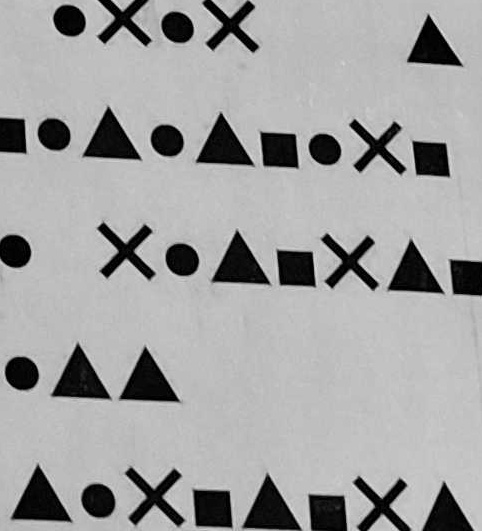
#> input picture Electrical/Task 11/11_2 (Group)/cropped/cropped_1.jpg, 482 x 531 px; its folder holds only this picture in this run
$ python detection.py
#> lines starting #> are read from the running program, lines starting #| are printed output that depends on the picture; after the words box and inside, x2 and y2 are one past the last pixel; in counts of white or black regions, pixels touching at a corner belong together
import cv2 as cv
import numpy as np
import os

# Loop through all images in "cropped" folder
for image_name in os.listdir("cropped"):

    # ==== 1. Define absolute path to image ====
    image_path = os.path.join("cropped", image_name)

    # ==== 2. Check if file exists ====
    if not os.path.exists(image_path):
        print("❌ Image not found:", image_path)
        continue  # skip instead of exit, so it processes other images

    # ==== 3. Load the image ====
    img = cv.imread(image_path)
#> img is the input picture: shape (531, 482, 3); min 0, max 229, mean 161.3
    img = cv.blur(img , (4,4))
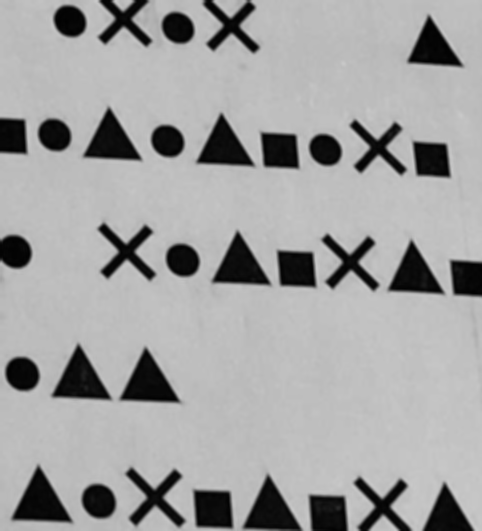
#> img: shape (531, 482, 3); min 1, max 204, mean 161.4


    if img is None:
        print("❌ Failed to load image. Check file format/integrity:", image_name)
        continue

    # ==== 4. Resize image for easier processing ====
    img = cv.resize(img, (1000, 1000))
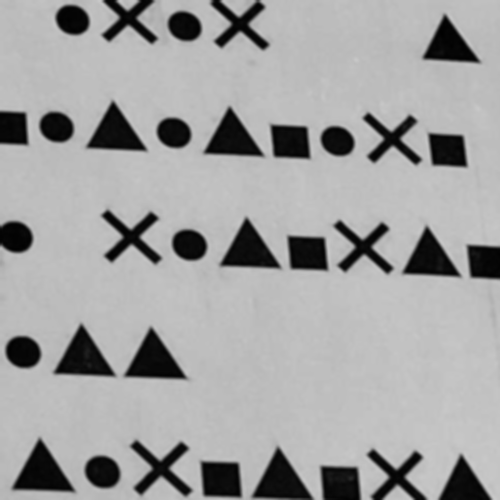
#> img: shape (1000, 1000, 3) (shown at 1/2 size); min 1, max 203, mean 161.3

    # ==== 5. Convert to grayscale ====
    gray = cv.cvtColor(img, cv.COLOR_BGR2GRAY)

    # ==== 6. Apply threshold ====
    _, threshold = cv.threshold(gray, 110, 255, cv.THRESH_BINARY)
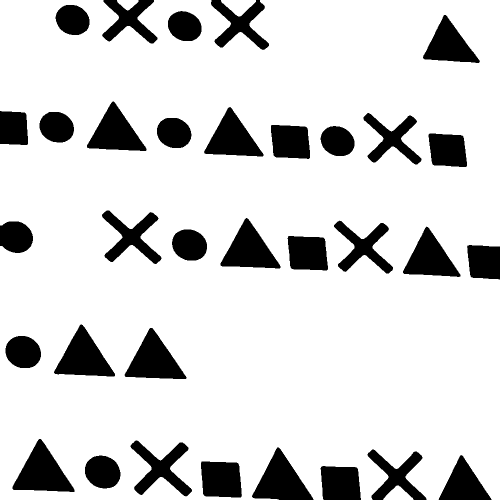
#> threshold: shape (1000, 1000) (shown at 1/2 size); 84.1% white; 33 black regions

    # ==== 7. Find contours ====
    contours, _ = cv.findContours(threshold, cv.RETR_TREE, cv.CHAIN_APPROX_SIMPLE)
#> contours = 28 contours; largest, box (x1, y1, x2, y2) and area: (0, 0, 1000, 1000) 952506, (24, 877, 150, 985) 7109, (248, 655, 374, 759) 6849, (107, 648, 231, 754) 6815, (440, 435, 562, 538) 6517

    # ==== 8. Process each contour ====
    for i, contour in enumerate(contours):
        if i == 0:
            continue  # skip the outer contour

        # ✅ Skip very small contours (noise)
        if cv.contourArea(contour) < 700:
            continue

        # Approximate contour
        approx = cv.approxPolyDP(contour, 0.02 * cv.arcLength(contour, True), True)

        # Draw contour
        cv.drawContours(img, [contour], -1, (0, 0, 255), 3)

        # Find center of shape
        M = cv.moments(contour)
        if M['m00'] != 0:
            x = int(M['m10'] / M['m00'])
            y = int(M['m01'] / M['m00'])
        else:
            x, y = 0, 0

        # Detect shape by number of sides
        sides = len(approx)
        if sides == 3:
            label = 'Triangle'
        elif sides == 4:
            label = 'Quadrilateral'
        elif sides == 5:
            label = 'Pentagon'
        elif sides == 6:
            label = 'Hexagon'
        elif sides == 12:
            label = 'Cross'
        else:
            label = 'Circle'

        # Label the shape
        cv.putText(img, label, (x, y), cv.FONT_HERSHEY_SIMPLEX, 0.7, (255, 255, 255), 2)
#> this loop made 28 passes
#> (approx, x, y, sides, label) on passes 2, 4, 5, 8, 10, 11, 12, 14: ([[442, 0], [476, 32], [511, 3]], 476, 11, 3, 'Triangle'), ([[0, 0], [0, 999], [999, 999], [999, 0]], 496, 494, 4, 'Quadrilateral'), ([[402, 923], [475, 925], [483, 993], [409, 992]], 442, 958, 4, 'Quadrilateral'), ([[78, 877], [148, 984], [24, 977]], 84, 945, 3, 'Triangle'), ([[300, 655], [371, 758], [249, 752]], 308, 720, 3, 'Triangle'), ([[161, 648], [228, 753], [107, 745]], 166, 714, 3, 'Triangle'), ([[575, 473], [646, 474], [656, 538], [582, 537]], 615, 506, 4, 'Quadrilateral'), ([[853, 452], [920, 553], [805, 545]], 859, 516, 3, 'Triangle')
#> (x, y, sides, label) on passes 6, 7, 9, 13, 15, 17: (204, 943, 9, 'Circle'), (321, 936, 12, 'Cross'), (45, 703, 9, 'Circle'), (378, 489, 8, 'Circle'), (726, 494, 11, 'Circle'), (262, 473, 12, 'Cross')
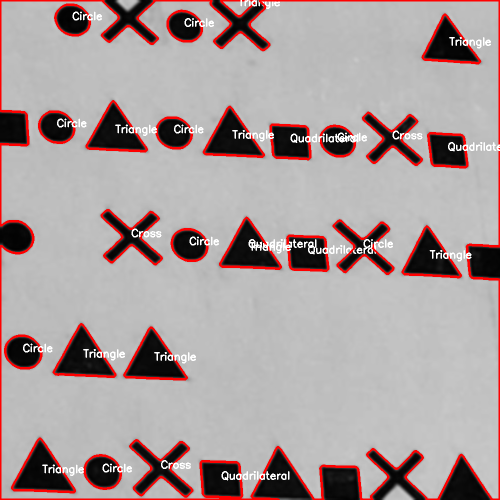
#> img: shape (1000, 1000, 3) (shown at 1/2 size); 6.81% of pixels changed, all inside (x1, y1, x2, y2) = (0, 0, 1000, 1000)

    # ==== 9. Save result ====
    os.makedirs("detected" , exist_ok= True)
    save_path = os.path.join("detected" , f'detecetd_{image_name}')

    cv.imwrite(save_path , img)


cv.destroyAllWindows()

$ run again, on Electrical/Task 11/11_2 (Group)/cropped/cropped_13.jpg
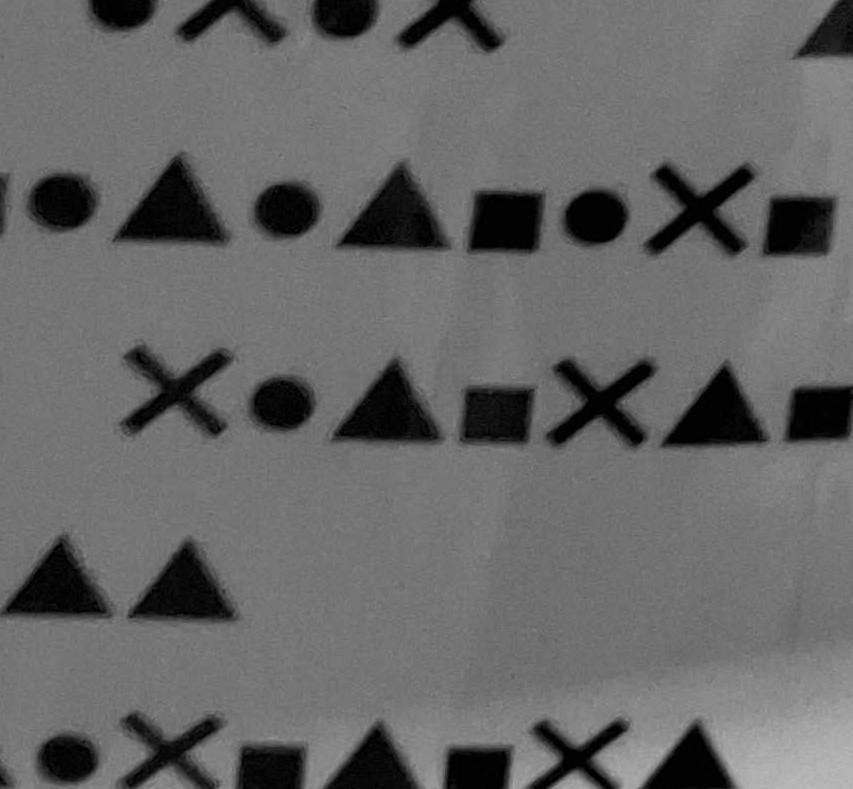
#> input picture Electrical/Task 11/11_2 (Group)/cropped/cropped_13.jpg, 853 x 789 px
#> img is the input picture: shape (789, 853, 3); min 0, max 189, mean 101.9
#> `_, threshold = cv.threshold(gray, 110, 255, cv.THRESH_BINARY)`:
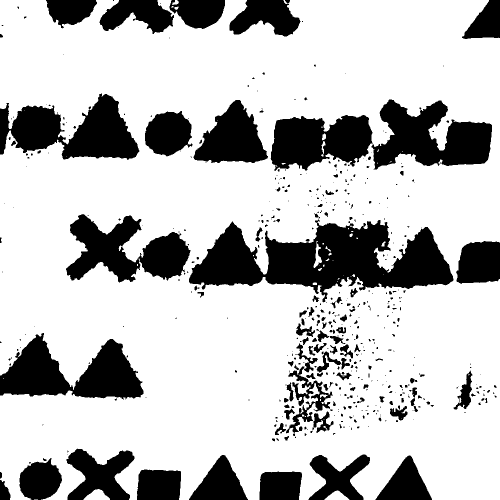
#> threshold: shape (1000, 1000) (shown at 1/2 size); 75.2% white; 499 black regions (355 under 20 px)
#> contours = 542 contours, 336 with area under 20; largest, box (x1, y1, x2, y2) and area: (0, 0, 1000, 1000) 881368, (377, 439, 908, 606) 47222, (742, 198, 985, 340) 20430, (131, 427, 382, 566) 18787, (540, 229, 746, 343) 17096
#> the loop `for i, contour in enumerate(contours):` made 542 passes
#> (x, y, sides, label) on passes 10, 56: (518, 490, 9, 'Circle'), (644, 844, 14, 'Circle')
#> after the loop `for i, contour in enumerate(contours):`:
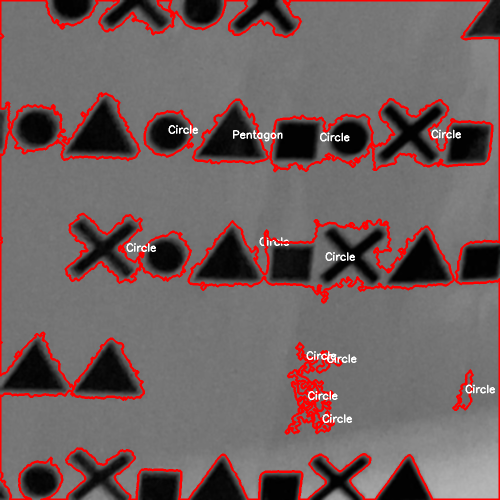
#> img: shape (1000, 1000, 3) (shown at 1/2 size); mean B, G, R 95.3, 95.3, 112.3

$ run again, on Electrical/Task 11/11_2 (Group)/cropped/cropped_14.jpg
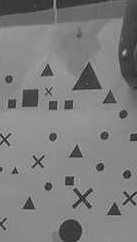
#> input picture Electrical/Task 11/11_2 (Group)/cropped/cropped_14.jpg, 137 x 242 px
#> img is the input picture: shape (242, 137, 3); min 17, max 181, mean 125.5
#> `_, threshold = cv.threshold(gray, 110, 255, cv.THRESH_BINARY)`:
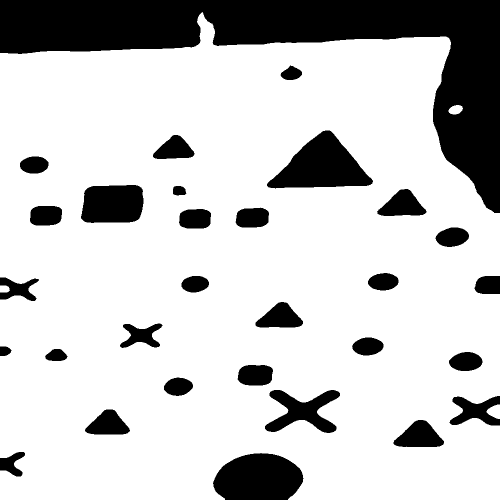
#> threshold: shape (1000, 1000) (shown at 1/2 size); 78.6% white; 30 black regions
#> contours = 27 contours; largest, box (x1, y1, x2, y2) and area: (0, 24, 1000, 1000) 851991, (533, 260, 747, 378) 13980, (161, 369, 288, 447) 8685, (529, 779, 681, 867) 6618, (786, 839, 889, 895) 3674
#> the loop `for i, contour in enumerate(contours):` made 27 passes
#> (approx, x, y, sides, label) on passes 4, 26: ([[0, 106], [0, 999], [999, 999], [896, 75]], 483, 547, 4, 'Quadrilateral'), ([[746, 361], [533, 371], [650, 260]], 643, 332, 3, 'Triangle')
#> after the loop `for i, contour in enumerate(contours):`:
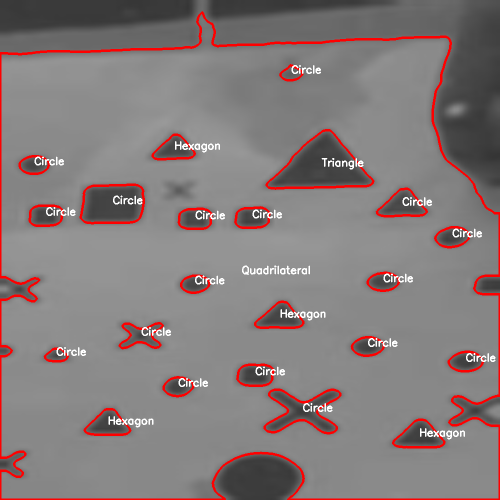
#> img: shape (1000, 1000, 3) (shown at 1/2 size); mean B, G, R 122.6, 122.6, 132.7

$ run again, on Electrical/Task 11/11_2 (Group)/cropped/cropped_15.jpg
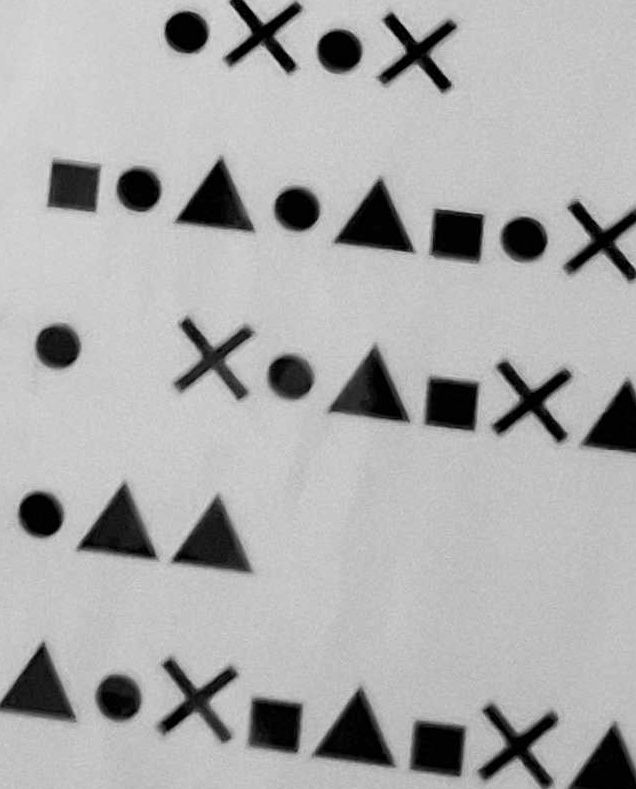
#> input picture Electrical/Task 11/11_2 (Group)/cropped/cropped_15.jpg, 636 x 789 px
#> img is the input picture: shape (789, 636, 3); min 0, max 219, mean 171.3
#> `_, threshold = cv.threshold(gray, 110, 255, cv.THRESH_BINARY)`:
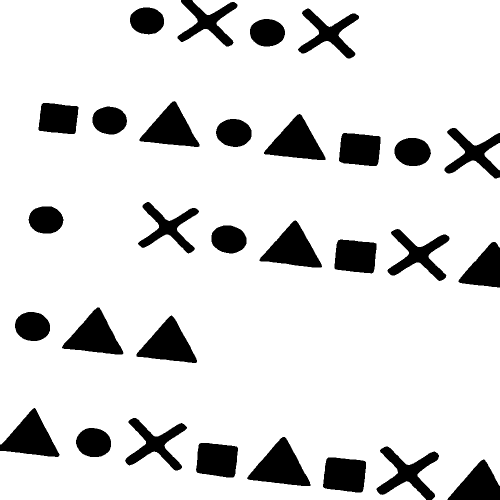
#> threshold: shape (1000, 1000) (shown at 1/2 size); 86.4% white; 30 black regions
#> contours = 26 contours; largest, box (x1, y1, x2, y2) and area: (0, 0, 1000, 1000) 966736, (493, 873, 622, 973) 6706, (518, 440, 645, 536) 6224, (272, 630, 395, 727) 6164, (123, 614, 248, 710) 6127
#> the loop `for i, contour in enumerate(contours):` made 26 passes
#> (approx, x, y, sides, label) on passes 3, 4, 5, 8, 10: ([[652, 918], [729, 921], [725, 983], [648, 976]], 689, 949, 4, 'Quadrilateral'), ([[397, 888], [473, 892], [469, 952], [395, 946]], 433, 919, 4, 'Quadrilateral'), ([[493, 956], [569, 873], [621, 971]], 560, 933, 3, 'Triangle'), ([[272, 708], [343, 630], [394, 724]], 336, 688, 3, 'Triangle'), ([[247, 706], [123, 694], [198, 614]], 188, 672, 3, 'Triangle')
#> after the loop `for i, contour in enumerate(contours):`:
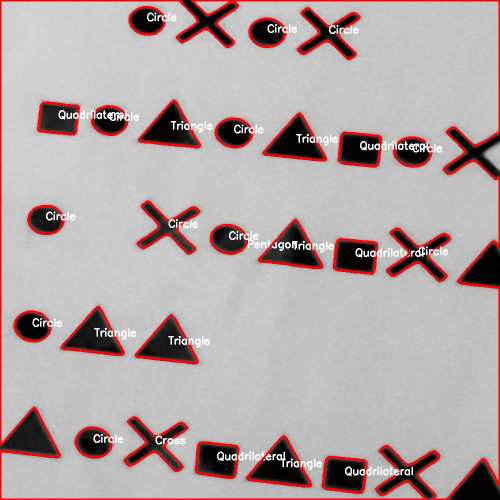
#> img: shape (1000, 1000, 3) (shown at 1/2 size); mean B, G, R 166.8, 166.8, 179.7

$ run again, on Electrical/Task 11/11_2 (Group)/cropped/cropped_10.jpg
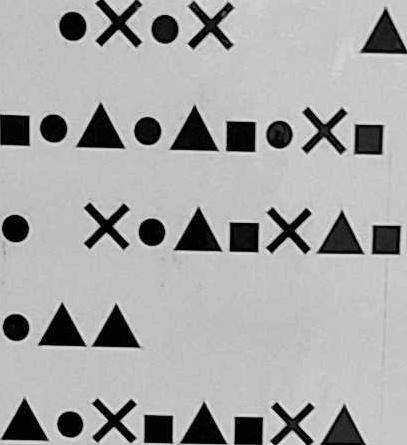
#> input picture Electrical/Task 11/11_2 (Group)/cropped/cropped_10.jpg, 407 x 445 px
#> img is the input picture: shape (445, 407, 3); min 0, max 239, mean 167.2
#> threshold: shape (1000, 1000); 84.8% white; 33 black regions
#> contours = 28 contours; largest, box (x1, y1, x2, y2) and area: (0, 0, 1000, 1000) 954936, (189, 233, 308, 336) 6412, (419, 239, 537, 341) 6339, (429, 468, 546, 567) 6113, (95, 683, 212, 781) 6033
#> the loop `for i, contour in enumerate(contours):` made 28 passes
#> (approx, x, y, sides, label) on passes 2, 3, 6, 8, 9: ([[259, 0], [293, 35], [330, 3]], 294, 12, 3, 'Triangle'), ([[0, 0], [0, 999], [999, 999], [999, 0]], 497, 494, 4, 'Quadrilateral'), ([[4, 984], [62, 897], [118, 990]], 61, 958, 3, 'Triangle'), ([[228, 776], [288, 686], [344, 780]], 286, 748, 3, 'Triangle'), ([[95, 773], [155, 683], [211, 777]], 153, 745, 3, 'Triangle')
#> after the loop `for i, contour in enumerate(contours):`:
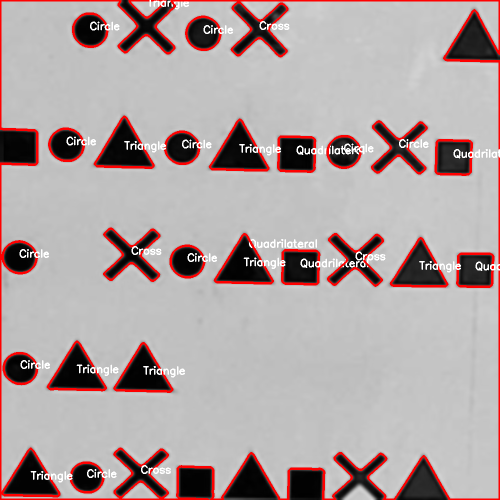
#> img: shape (1000, 1000, 3) (shown at 1/2 size); mean B, G, R 162.2, 162.2, 175.7
